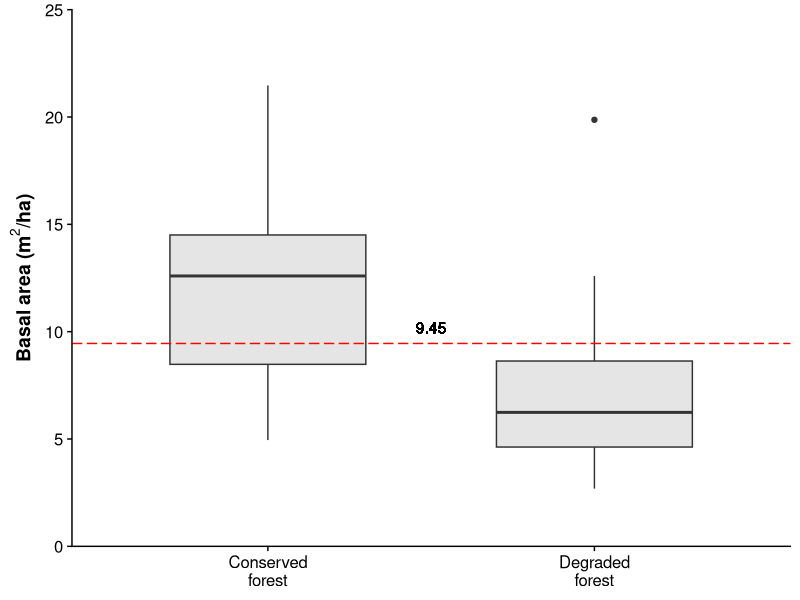
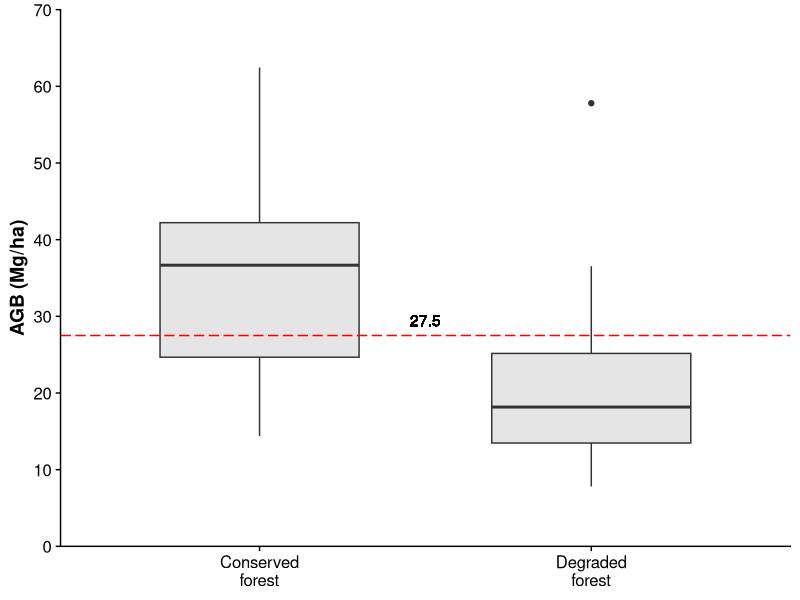
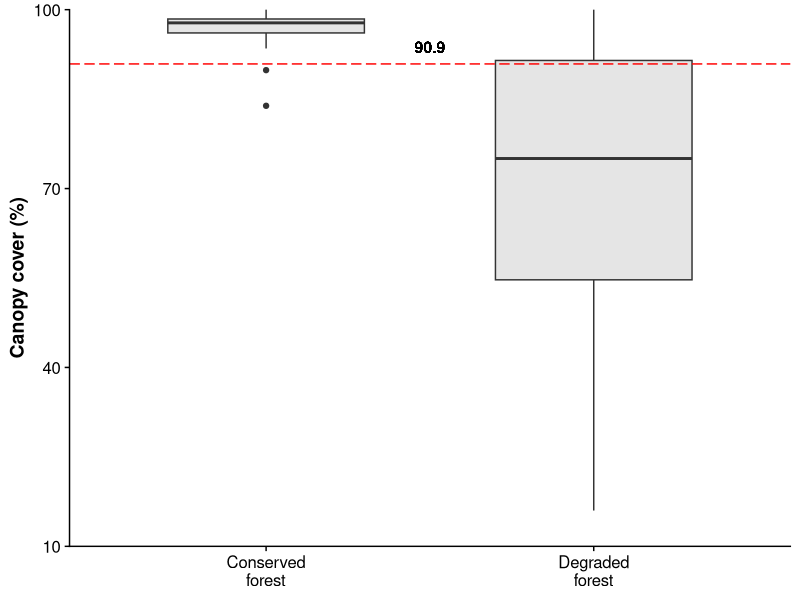
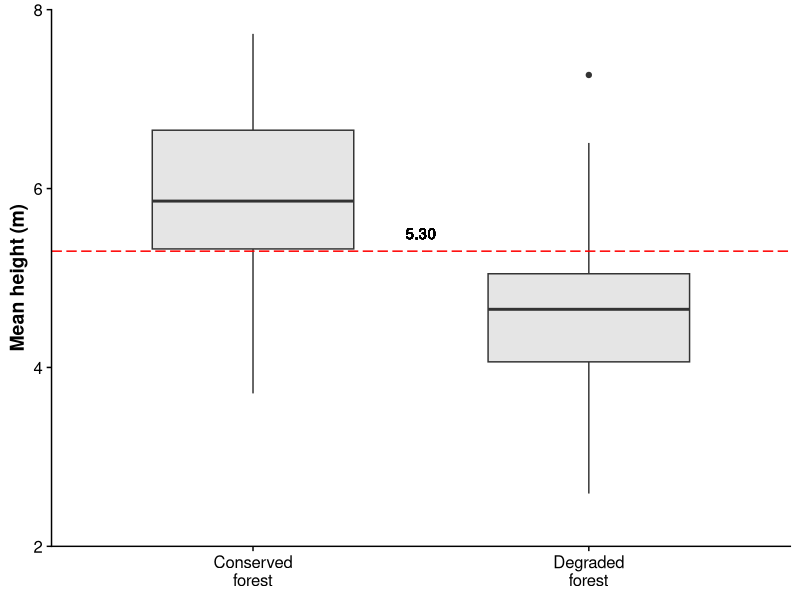
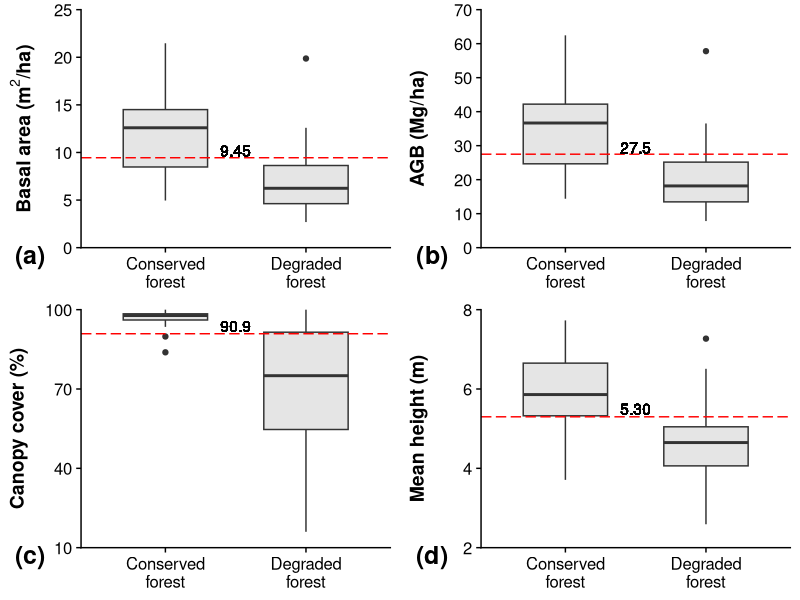

R code for these plots, in order:
# Packages that are needed--------------------------------
library(tidyverse)
library(cowplot)
library(plotrix)

# Read data -------------------
df <- read.csv("plots_data.csv")

# Transform data into long format and calculate mean and se by Forest_type and Attribute
df <- df %>%
  # Select columns that are going to be used
  dplyr::select(Plot, Forest_type,Canopy_cover, BA, Mean_height, AGB) %>%
  # Change data into long format
  pivot_longer(cols = c(Canopy_cover, BA, Mean_height, AGB),
               names_to = "Attribute",
               values_to = "value") 

# Build boxplots --------------------

## First plot
p1 <- df  %>%
  # Filter data just to stay with basal area data
  filter(Attribute == "BA") %>%
  # Do ggplot
  ggplot(aes(x = Forest_type, 
             y = value)) + 
  # Add boxplot
  geom_boxplot(fill = "gray90", width = 0.6) +
  # Add threshold line
  geom_hline(yintercept = 9.45, col = "red", lty = "longdash")+
  # Add text for the threshold's value
  geom_text(aes(x = 1.5, y = 10.2, label = "9.45")) +
  # Change the x and y axis titles
  labs(x = "Forest type", y = expression(bold("Basal"~"area"~"("*"m"^2*"/"*"ha"*")"))) +
  # Change x axis levels
  scale_x_discrete(labels = c("Conserved\nforest","Degraded\nforest")) +
  # Change y axis breaks and limits 
  scale_y_continuous(breaks = seq(0,25,5),
                     limits = c(0,25),
                     expand = c(0,0)) +
  # Add cowplot theme
  theme_cowplot() + 
  # Remove x axis title and set the axis titles as bold face
  theme(axis.title = element_text(face = "bold"),
        axis.title.x = element_blank())
p1

# All the following plots use the same approach as p1, but use different data

## Second plot
p2 <- df  %>%
  filter(Attribute == "AGB") %>%
  ggplot(aes(x = Forest_type, 
             y = value)) + 
  geom_boxplot(fill = "gray90", width = 0.6) +
  geom_hline(yintercept = 27.5, col = "red", lty = "longdash")+
  geom_text(aes(x = 1.5, y = 29.5, label = "27.5"))+
  labs(x = "Forest type", y = "AGB (Mg/ha)") +
  scale_x_discrete(labels = c("Conserved\nforest","Degraded\nforest")) +
  scale_y_continuous(breaks = seq(0,70,10),
                     limits = c(0,70),
                     expand = c(0,0)) +
  theme_cowplot()+ 
  theme(axis.title = element_text(face = "bold"),
        axis.title.x = element_blank())
p2

## Third plot
p3 <- df  %>%
  filter(Attribute == "Canopy_cover") %>%
  ggplot(aes(x = Forest_type, 
             y = value)) + 
  geom_boxplot(fill = "gray90", width = 0.6) + 
  geom_hline(yintercept = 90.9, col = "red", lty = "longdash")+
  geom_text(aes(x = 1.5, y = 93.8, label = "90.9"))+
  labs(x = "Forest type", y = "Canopy cover (%)") +
  scale_x_discrete(labels = c("Conserved\nforest","Degraded\nforest")) +
  scale_y_continuous(breaks = seq(10,100,30),
                     limits = c(10,100),
                     expand = c(0,0)) +
  theme_cowplot()+ 
  theme(axis.title = element_text(face = "bold"),
        axis.title.x = element_blank())
p3

## Fourth plot
p4 <- df  %>%
  filter(Attribute == "Mean_height") %>%
  ggplot(aes(x = Forest_type, 
             y = value)) + 
  geom_boxplot(fill = "gray90", width = 0.6) + 
  geom_hline(yintercept = 5.30, col = "red", lty = "longdash")+
  geom_text(aes(x = 1.5, y = 5.50, label = "5.30"))+
  labs(x = "Forest type", y = "Mean height (m)") +
  scale_x_discrete(labels = c("Conserved\nforest","Degraded\nforest")) +
  scale_y_continuous(breaks = seq(2,8,2),
                     limits = c(2,8),
                     expand = c(0,0)) +
  theme_cowplot()+ 
  theme(axis.title = element_text(face = "bold"),
        axis.title.x = element_blank())
p4

## Join 4 plots in grid with horizontal and vertical align
p_final <- plot_grid(p1, 
                     p2, 
                     p3,
                     p4, 
                     labels = paste0("(",letters[1:4],")"),
                     align = "hv",
                     label_size = 18,
                     label_x = 0, 
                     label_y = 0,
                     hjust = -0.5, 
                     vjust = -2)
p_final

## Save joined plot
save_plot("Final_boxplot_beta.jpg", p_final, 
          base_height = 8,
          base_asp = 0.85)

